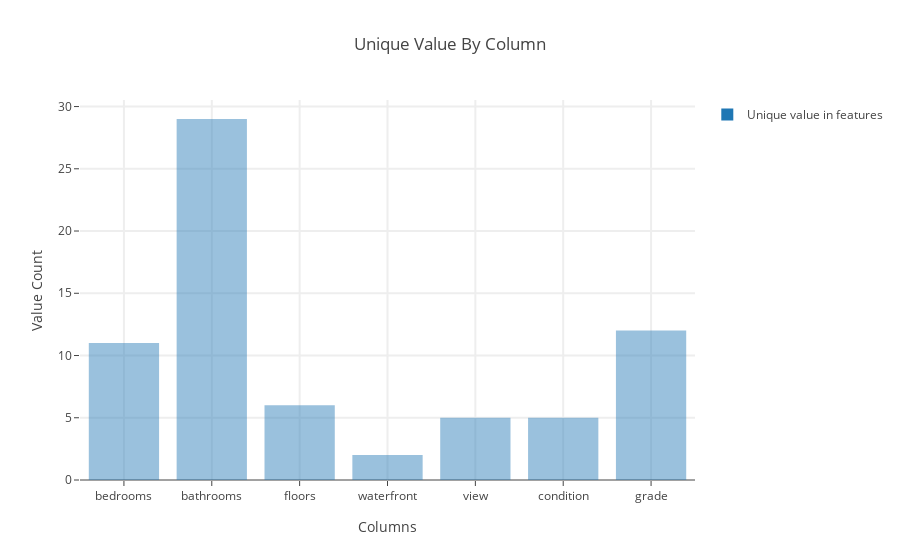

Source (notebook cell):
### Code cell
## 유니크 갯수 계산
train_unique=[]
columns = ['bedrooms', 'bathrooms', 'floors', 'waterfront', 'view', 'condition', 'grade']

for i in columns:
    train_unique.append(len(df_train[i].unique()))
    
unique_train = pd.DataFrame()
unique_train['Columns'] = columns
unique_train['Unique_value'] = train_unique

data = [
    go.Bar(
        x = unique_train['Columns'],
        y = unique_train['Unique_value'],
        name = 'Unique value in features',
        textfont = dict(size=20),
        marker = dict(opacity=0.45)
    )
]

layout = go.Layout(
    title = 'Unique Value By Column',
    xaxis = dict(title='Columns', ticklen=5, zeroline=False, gridwidth=2),
    yaxis = dict(title='Value Count', ticklen=5, gridwidth=2),
    showlegend = True
)

fig = go.Figure(data=data, layout=layout)
# py.offline.iplot(fig, filename='skin')
py.offline.iplot(fig)

### Figure 1 — Plotly figure (JSON) as saved in the notebook; plotly's stock layout.template omitted (floating-point values rounded to 4 significant figures)
{"data": [{"marker": {"opacity": 0.45}, "name": "Unique value in features", "textfont": {"size": 20}, "type": "bar", "uid": "78851318-a814-4faa-b654-d00d81251540", "x": ["bedrooms", "bathrooms", "floors", "waterfront", "view", "condition", "grade"], "y": [11, 29, 6, 2, 5, 5, 12]}], "layout": {"showlegend": true, "title": "Unique Value By Column", "xaxis": {"gridwidth": 2, "ticklen": 5, "title": "Columns", "zeroline": false}, "yaxis": {"gridwidth": 2, "ticklen": 5, "title": "Value Count"}}}
